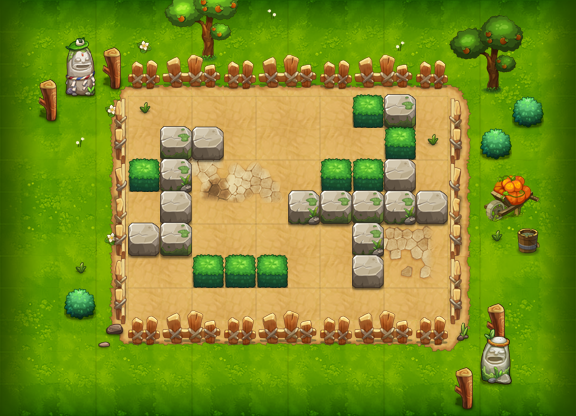

Tiled map render using the project's own tile images. Description and the map definition, with tile-layer contents summarised, below:
An orthogonal 18x13 tile map with 32x32 px tiles, 14 tile layers (PASS, 块层 2, 块层 13, 块层 4, ...) and 7 objects (3x tqm9, 3x TRAP, PLAYER).

<map version="1.0" orientation="orthogonal" width="18" height="13" tilewidth="32" tileheight="32">
 <properties>
  <property name="DESTRY1" value="149" />
  <property name="DESTRY2" value="224" />
  <property name="DESTRY3" value="144" />
  <property name="DESTRY4" value="177" />
  <property name="DESTRY5" value="141" />
  <property name="DESTRY6" value="170" />
  <property name="DESTRY7" value="173" />
  <property name="DESTRY_COUNT" value="7" />
  <property name="EXP" value="110" />
  <property name="ITEM" value="D001" />
  <property name="MONEY" value="233" />
 </properties>
 <tileset firstgid="1" name="xzdxc" tilewidth="32" tileheight="32">
  <image source="xzdxc.png" width="500" height="1024" />
 </tileset>
 <layer name="PASS" width="18" height="13">
  <data>[234 cells, 188 non-empty, 41 distinct tile ids]</data>
 </layer>
 <layer name="块层 2" width="18" height="13">
  <data>[234 cells, 142 non-empty, 33 distinct tile ids]</data>
 </layer>
 <layer name="块层 13" width="18" height="13">
  <data>[234 cells, 24 non-empty, 21 distinct tile ids]</data>
 </layer>
 <layer name="块层 4" width="18" height="13">
  <data>[234 cells, 27 non-empty, 11 distinct tile ids]</data>
 </layer>
 <layer name="块层 3" width="18" height="13">
  <data>[234 cells, 78 non-empty, 34 distinct tile ids]</data>
 </layer>
 <layer name="块层 6" width="18" height="13">
  <data>[234 cells, 23 non-empty, 4 distinct tile ids]</data>
 </layer>
 <layer name="块层 14" width="18" height="13">
  <data>[234 cells, 52 non-empty, 2 distinct tile ids]</data>
 </layer>
 <layer name="SHELTER 9" width="18" height="13">
  <data>[234 cells, 10 non-empty, 3 distinct tile ids]</data>
 </layer>
 <layer name="SHELTER 7" width="18" height="13">
  <data>[234 cells, 4 non-empty, 2 distinct tile ids]</data>
 </layer>
 <layer name="SHELTER 6" width="18" height="13">
  <data>[234 cells, 3 non-empty, 3 distinct tile ids]</data>
 </layer>
 <layer name="SHELTER 5" width="18" height="13">
  <data>[234 cells, 6 non-empty, 3 distinct tile ids]</data>
 </layer>
 <layer name="SHELTER 4" width="18" height="13">
  <data>[234 cells, 5 non-empty, 3 distinct tile ids]</data>
 </layer>
 <layer name="SHELTER 3" width="18" height="13">
  <data>[234 cells, 3 non-empty, 3 distinct tile ids]</data>
 </layer>
 <layer name="SHELTER 2" width="18" height="13">
  <data>[234 cells, 2 non-empty, 2 distinct tile ids]</data>
 </layer>
 <objectgroup name="对象层 1" width="18" height="13">
  <object name="PLAYER" type="PLAYER" x="128" y="96" width="32" height="32" />
  <object name="tqm9" x="160" y="256" width="32" height="32">
   <properties>
    <property name="quality" value="tqm9.quality" />
   </properties>
  </object>
  <object name="tqm9" x="416" y="288" width="32" height="32">
   <properties>
    <property name="quality" value="tqm9.quality" />
   </properties>
  </object>
  <object name="block1" type="TRAP" x="352" y="288" width="32" height="32">
   <properties>
    <property name="trap_ani" value="blok2.actor" />
    <property name="trap_blok" value="true" />
    <property name="trap_id" value="0" />
   </properties>
  </object>
  <object name="zi_dan_left1" type="TRAP" x="288" y="224" width="32" height="32">
   <properties>
    <property name="trap_ani" value="stone_bean_left.actor" />
    <property name="trap_delay" value="2" />
    <property name="trap_id" value="0" />
    <property name="trap_script" value="trap(&quot;zi_dan_left1&quot;):setAtkPower(target(&quot;PLAYER&quot;):getHP()*0.1);trap(&quot;zi_dan_left1&quot;):turnLeft(); trap(&quot;zi_dan_left1&quot;):getAI():getActions():addObject( AIUseSkill:create(   SkillLua:create(&quot;skill_001&quot;)  )  );" />
    <property name="trap_start_mode" value="2" />
    <property name="trap_state" value="open" />
   </properties>
  </object>
  <object name="block_control1" type="TRAP" x="416" y="128" width="32" height="32">
   <properties>
    <property name="trap_ani" value="switch.actor" />
    <property name="trap_floor" value="true" />
    <property name="trap_id" value="0" />
    <property name="trap_script" value="trap(&quot;block_control1&quot;):setOpened(false);trap(&quot;block1&quot;):setOpened(false)" />
    <property name="trap_sound_id" value="2" />
    <property name="trap_start_mode" value="0" />
    <property name="trap_state" value="open" />
   </properties>
  </object>
  <object name="tqm9" x="256" y="160" width="32" height="32">
   <properties>
    <property name="quality" value="tqm9.quality" />
   </properties>
  </object>
 </objectgroup>
</map>
